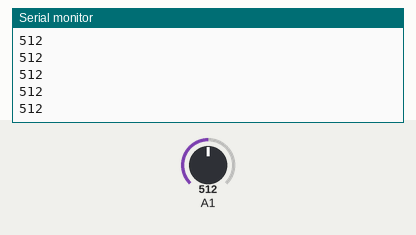
Recording of a sketch running on a simulated Arduino Uno, built with avr-gcc and run on an emulated ATmega328P. Parts: the last lines printed to the serial monitor. Inputs (shaded band) come from the test bench; at power-on: A1 = 512.

Above: at 0.8 s.
0.9 s: A1 set to 716
At 1.4 s:
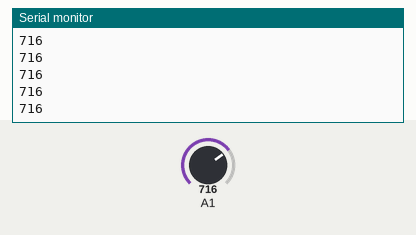
2.4 s: A1 set to 900
At 3.1 s:
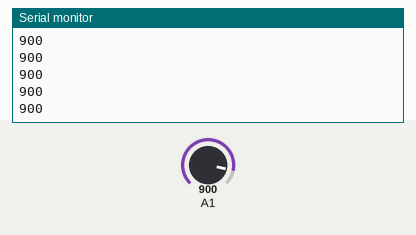
Timing chart, 0 to 5.4 s (numbered marks = the images above; inputs shaded):
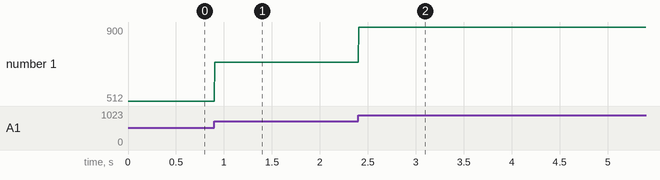

The sketch:

Phase1_1_6.ino
```cpp
#include <Arduino.h>

int val = 0;

int main(){
  init();

  Serial.begin(9600);

  while(1){
    val = analogRead(A1);
    Serial.println(val);

    delay(5);
  }
}
```

Measured:
- after the input at 0.9 s, the serial monitor: prints a new line at once (image 1)
- after the input at 2.4 s, the serial monitor: prints a new line at once (image 2)
- plotted number 1: 512 → 716 after the input at 0.9 s, 716 → 900 after the input at 2.4 s
